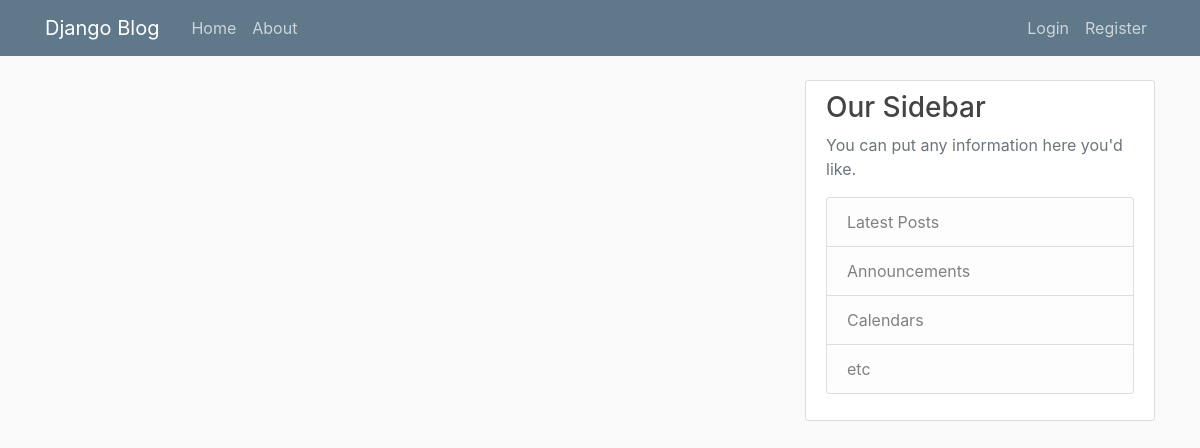
Before: / with the older database file.
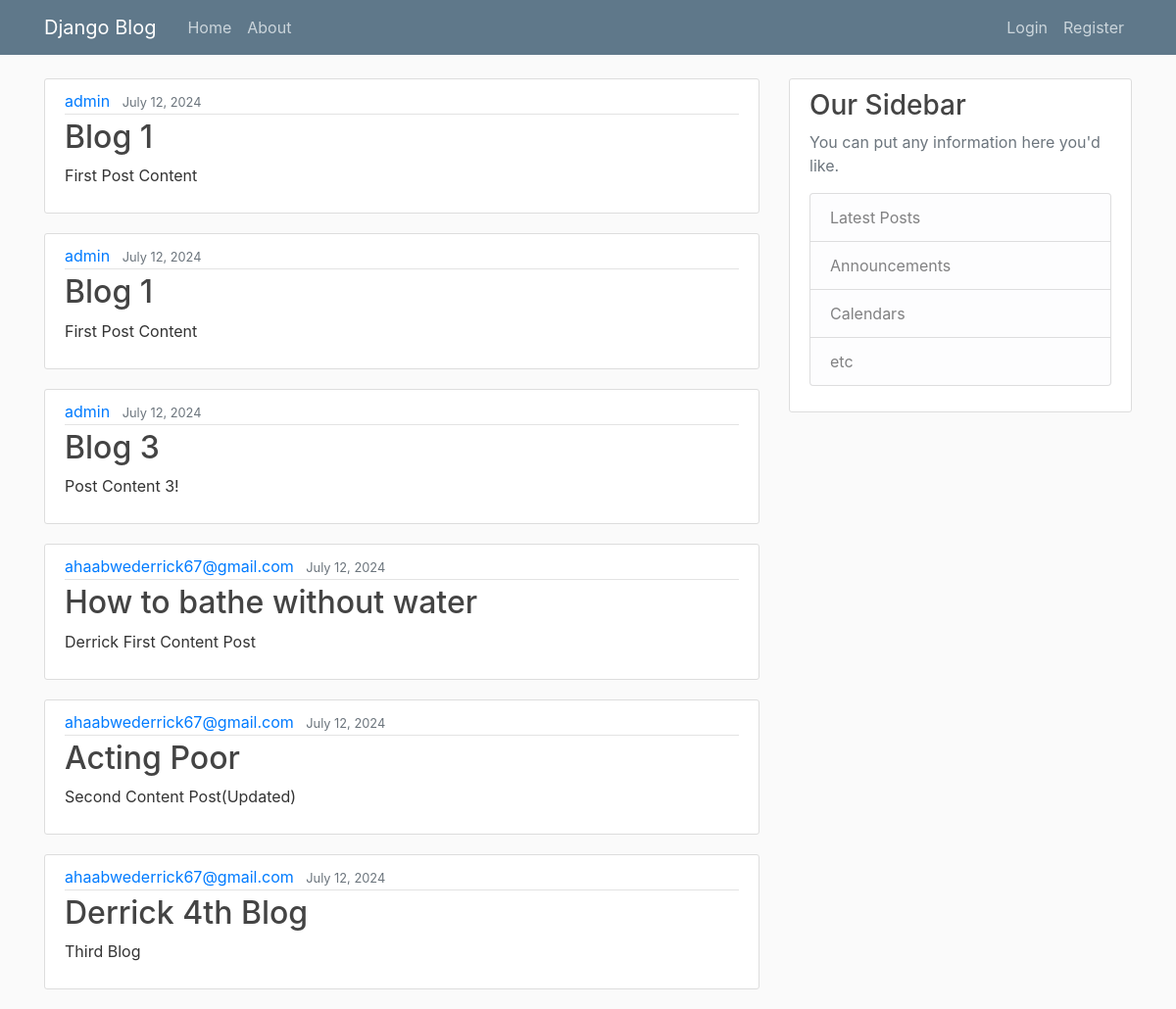
After: the same page with the newer database file.
### blog/models.py (models this page shows, shortened)
class Post(models.Model):
    title = models.CharField(max_length=100)
    content = models.TextField()
    date_posted = models.DateTimeField(default=timezone.now)
    author = models.ForeignKey(User, on_delete=models.CASCADE)

### blog/views.py (the view)
# urls.py: path('', views.home, name='blog-home'),
def home(request):
    context = {
        'posts':Post.objects.all(),
    }
    return render(request, 'blog/home.html', context)

### blog/templates/blog/home.html
{%extends 'blog/fixed/base.html'%}
{%block content%}
    {% for post in posts %}
    <article class="media content-section">
        <div class="media-body">
          <div class="article-metadata">
            <a class="mr-2" href="#">{{ post.author }}</a>
            <small class="text-muted">{{ post.date_posted|date:"F d, Y" }}</small>
          </div>
          <h2><a class="article-title" href="#">{{ post.title }}</a></h2>
          <p class="article-content">{{ post.content }}</p>
        </div>
      </article>
    {% endfor %}
{% endblock content %}

### blog/templates/blog/fixed/base.html (shortened to what this page needs)
{% load static %}
<!DOCTYPE html>
<html lang="en">
  <head>
    <link rel="stylesheet"
          href="https://cdn.jsdelivr.net/npm/bootstrap@4.4.1/dist/css/bootstrap.min.css"
>
    <link rel="stylesheet" type="text/css" href="{% static 'blog/main.css' %}" />
  </head>
  <body>
    <header class="site-header">
      <nav class="navbar navbar-expand-md navbar-dark bg-steel fixed-top">
        <div class="container">
          <a class="navbar-brand mr-4" href="{% url 'blog-home' %}">Django Blog</a>
          <div class="collapse navbar-collapse" id="navbarToggle">
            <div class="navbar-nav mr-auto">
              <a class="nav-item nav-link" href="{% url 'blog-home' %}">Home</a>
              <a class="nav-item nav-link" href="{% url 'blog-about' %}">About</a>
            </div>
            <div class="navbar-nav">
              <a class="nav-item nav-link" href="#">Login</a>
              <a class="nav-item nav-link" href="#">Register</a>
            </div>
          </div>
        </div>
      </nav>
    </header>
    <main role="main" class="container">
      <div class="row">
        <div class="col-md-8">
          {% block content %}{% endblock %}
        </div>
        <div class="col-md-4">
          <div class="content-section">
            <h3>Our Sidebar</h3>
            <p class='text-muted'>
              You can put any information here you'd like.
              <ul class="list-group">
                <li class="list-group-item list-group-item-light">Latest Posts</li>
                <li class="list-group-item list-group-item-light">Announcements</li>
                <li class="list-group-item list-group-item-light">Calendars</li>
                <li class="list-group-item list-group-item-light">etc</li>
              </ul>
            </p>
          </div>
        </div>
      </div>
    </main>
  </body>
</html>

### blog/static/blog/main.css (style rules this page uses)
body { background: #fafafa; color: #333333; margin-top: 5rem; }
h1, h2, h3, h4, h5, h6 { color: #444444; }
ul { margin: 0; }
.bg-steel { background-color: #5f788a; }
.site-header .navbar-nav .nav-link { color: #cbd5db; }
.content-section { background: #ffffff; padding: 10px 20px; border: 1px solid #dddddd; border-radius: 3px; margin-bottom: 20px; }
.article-title { color: #444444; }
.article-content { white-space: pre-line; }
.article-metadata { padding-bottom: 1px; margin-bottom: 4px; border-bottom: 1px solid #e3e3e3 }

Changed rows visible on the page:
added Post: author "admin", date_posted "July 12, 2024", title "Blog 1", content "First Post Content"
added Post: author "admin", date_posted "July 12, 2024", title "Blog 1", content "First Post Content"
added Post: author "admin", date_posted "July 12, 2024", title "Blog 3", content "Post Content 3!"
added Post: author "ahaabwederrick67@gmail.com", date_posted "July 12, 2024", title "How to bathe without water", content "Derrick First Content Post"
added Post: author "ahaabwederrick67@gmail.com", date_posted "July 12, 2024", title "Acting Poor", content "Second Content Post(Updated)"
added Post: author "ahaabwederrick67@gmail.com", date_posted "July 12, 2024", title "Derrick 4th Blog", content "Third Blog"
